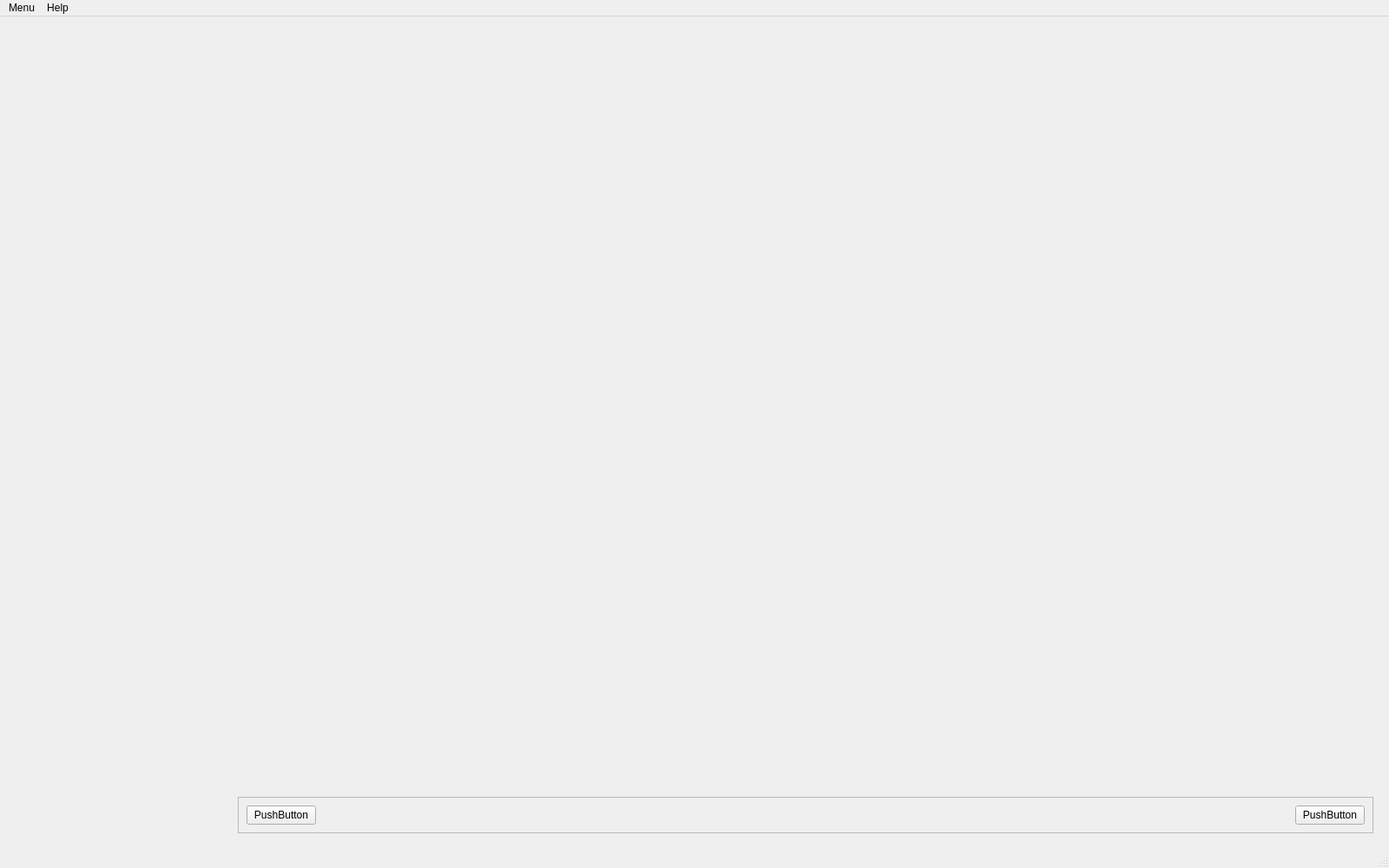
<?xml version="1.0" encoding="UTF-8"?>
<ui version="4.0">
 <class>MainWindow</class>
 <widget class="QMainWindow" name="MainWindow">
  <property name="geometry">
   <rect>
    <x>0</x>
    <y>0</y>
    <width>1600</width>
    <height>1000</height>
   </rect>
  </property>
  <property name="minimumSize">
   <size>
    <width>1600</width>
    <height>1000</height>
   </size>
  </property>
  <property name="baseSize">
   <size>
    <width>1400</width>
    <height>800</height>
   </size>
  </property>
  <property name="windowTitle">
   <string>MainWindow</string>
  </property>
  <widget class="QWidget" name="centralwidget">
   <layout class="QHBoxLayout" name="horizontalLayout">
    <item>
     <widget class="SideBarWidget" name="side_bar" native="true">
      <property name="sizePolicy">
       <sizepolicy hsizetype="Fixed" vsizetype="Minimum">
        <horstretch>0</horstretch>
        <verstretch>0</verstretch>
       </sizepolicy>
      </property>
      <property name="minimumSize">
       <size>
        <width>250</width>
        <height>0</height>
       </size>
      </property>
      <property name="maximumSize">
       <size>
        <width>2000</width>
        <height>16777215</height>
       </size>
      </property>
     </widget>
    </item>
    <item>
     <widget class="QWidget" name="widget_2" native="true">
      <layout class="QVBoxLayout" name="verticalLayout">
       <item>
        <widget class="QStackedWidget" name="analysis_container">
         <property name="sizePolicy">
          <sizepolicy hsizetype="Preferred" vsizetype="Expanding">
           <horstretch>0</horstretch>
           <verstretch>0</verstretch>
          </sizepolicy>
         </property>
         <property name="minimumSize">
          <size>
           <width>1000</width>
           <height>500</height>
          </size>
         </property>
         <property name="baseSize">
          <size>
           <width>0</width>
           <height>0</height>
          </size>
         </property>
         <widget class="QWidget" name="analysis_containerPage1"/>
        </widget>
       </item>
       <item>
        <widget class="QFrame" name="frame">
         <property name="frameShape">
          <enum>QFrame::StyledPanel</enum>
         </property>
         <property name="frameShadow">
          <enum>QFrame::Raised</enum>
         </property>
         <layout class="QHBoxLayout" name="horizontalLayout_3">
          <item>
           <widget class="ArrowButton" name="back_button">
            <property name="text">
             <string>PushButton</string>
            </property>
           </widget>
          </item>
          <item>
           <spacer name="horizontalSpacer">
            <property name="orientation">
             <enum>Qt::Horizontal</enum>
            </property>
            <property name="sizeHint" stdset="0">
             <size>
              <width>40</width>
              <height>20</height>
             </size>
            </property>
           </spacer>
          </item>
          <item>
           <widget class="ArrowButton" name="forward_button">
            <property name="text">
             <string>PushButton</string>
            </property>
           </widget>
          </item>
         </layout>
        </widget>
       </item>
      </layout>
     </widget>
    </item>
   </layout>
  </widget>
  <widget class="QMenuBar" name="menubar">
   <property name="geometry">
    <rect>
     <x>0</x>
     <y>0</y>
     <width>1600</width>
     <height>22</height>
    </rect>
   </property>
   <widget class="QMenu" name="menuMenu">
    <property name="title">
     <string>Menu</string>
    </property>
    <addaction name="new_action"/>
    <addaction name="resume_action"/>
    <addaction name="save_action"/>
    <addaction name="separator"/>
    <addaction name="exit_action"/>
   </widget>
   <widget class="QMenu" name="menuHelp">
    <property name="title">
     <string>Help</string>
    </property>
   </widget>
   <addaction name="menuMenu"/>
   <addaction name="menuHelp"/>
  </widget>
  <widget class="QStatusBar" name="statusbar"/>
  <action name="resume_action">
   <property name="text">
    <string>Resume evaluation</string>
   </property>
   <property name="toolTip">
    <string>Resume previous evaluation</string>
   </property>
  </action>
  <action name="exit_action">
   <property name="text">
    <string>Exit</string>
   </property>
   <property name="toolTip">
    <string>Exit the program</string>
   </property>
  </action>
  <action name="new_action">
   <property name="text">
    <string>New evaluation</string>
   </property>
   <property name="toolTip">
    <string>Start a new evaluation</string>
   </property>
   <property name="shortcut">
    <string>Ctrl+N</string>
   </property>
  </action>
  <action name="save_action">
   <property name="text">
    <string>Save evaluation</string>
   </property>
   <property name="toolTip">
    <string>Save current evaluation</string>
   </property>
  </action>
 </widget>
 <customwidgets>
  <customwidget>
   <class>SideBarWidget</class>
   <extends>QWidget</extends>
   <header>tipeval.ui.widgets.side_bar_widget</header>
   <container>1</container>
  </customwidget>
  <customwidget>
   <class>ArrowButton</class>
   <extends>QPushButton</extends>
   <header>tipeval.ui.widgets.arrow_button</header>
  </customwidget>
 </customwidgets>
 <resources/>
 <connections/>
</ui>
